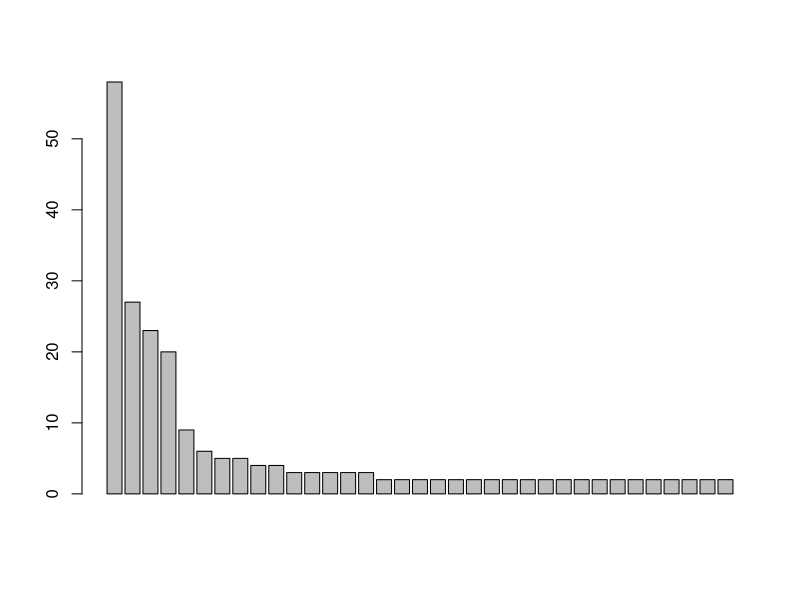
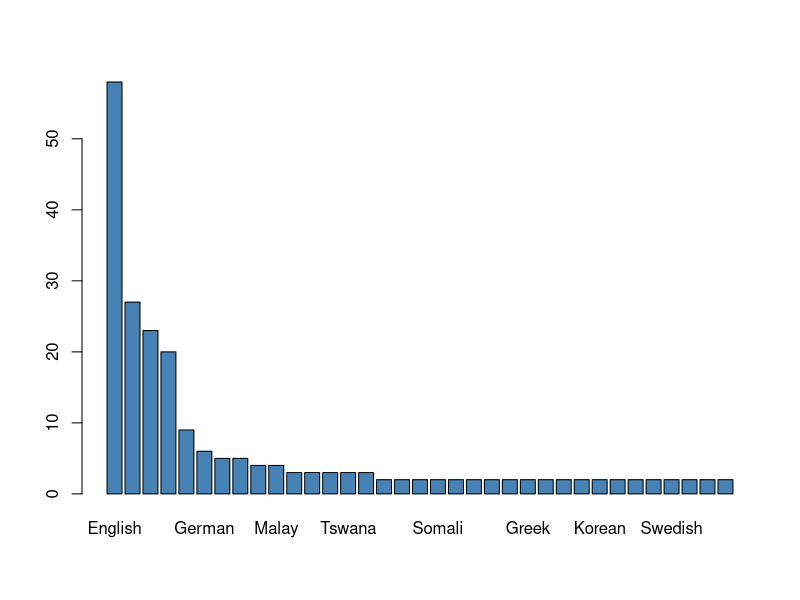
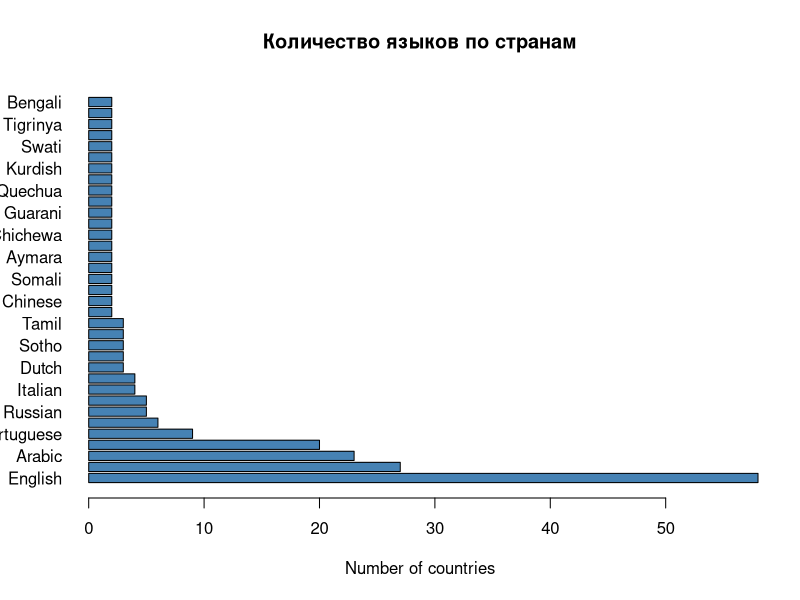
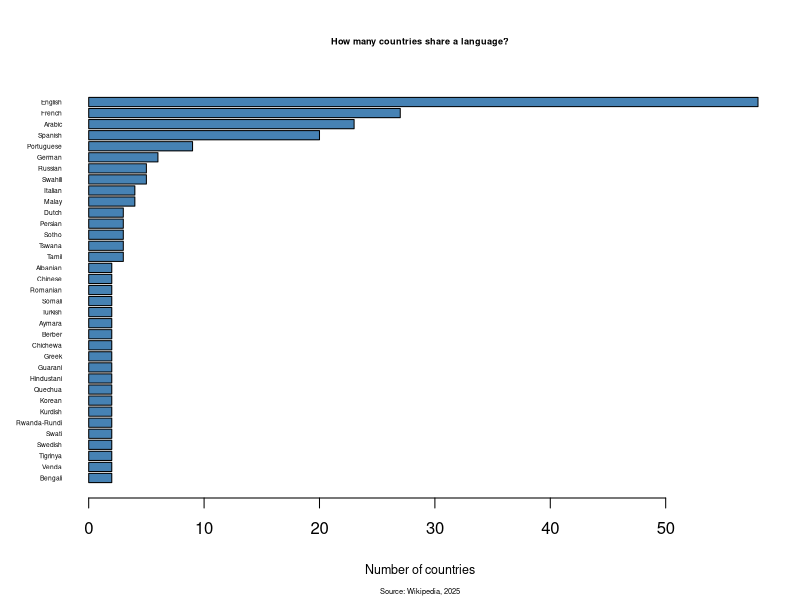
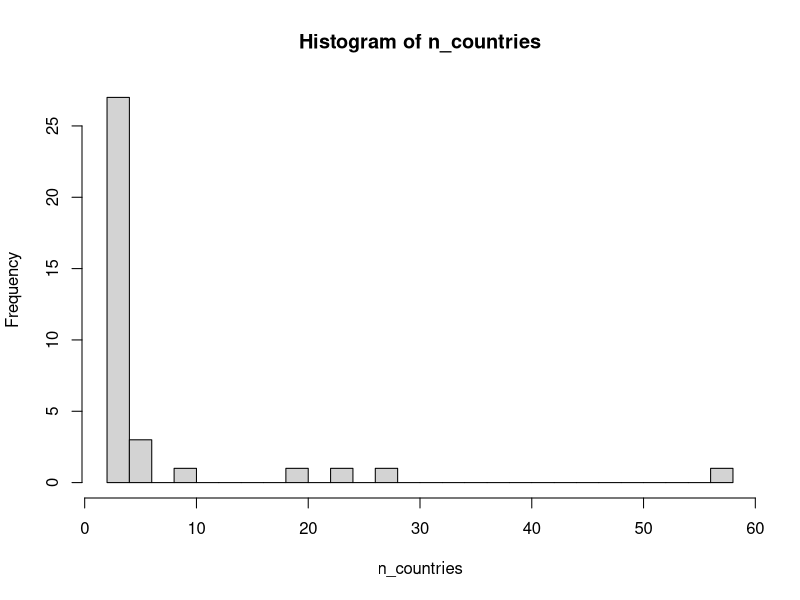
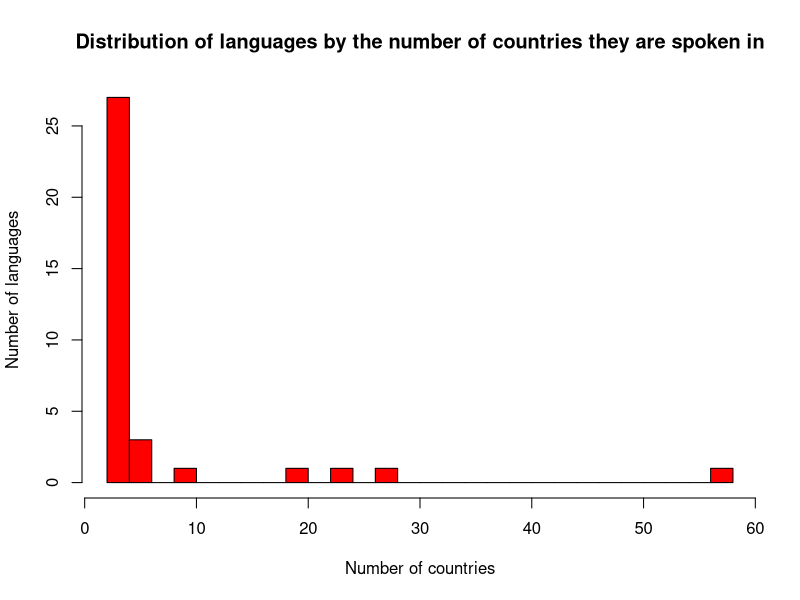

The R source for these figures, in order:
## ---- chunk 1
# посчитать разность 21 и 10:
21-10
# присвоить значение переменной result1:
result1 <- 21-10
# вывести значение переменной:
result1

# узнать тип переменной:
class(result1)
sqrt(2)^2 == 2
## ---- chunk 2
result2 <- "Hello"
class(result2)
result3 <- "world"
result4 <- paste(result2, result3, sep = ", ")
result4
?paste
paste0(result2, result3)
## ---- chunk 3
# присвоить значение вектора чисел от 1 до 10:
result5 <- c(1:10)
result5
class(result5)
## ---- chunk 4
# извлечь элементы с 4-го по 7-ой (получим тоже вектор)
result5[4:7]
mean(result5) - mean(result5[1:3])
rm(result5)
#result5
## ---- chunk 5
# извлечь элементы вектора по условию: 
newvector <- c(3, 55, 24, 1, 56, 2, 45)
newvector[newvector > 5 & newvector < 50]
## ---- chunk 6
newvector2 <- c(1:14)
newvector == newvector2
## ---- chunk 7
length(newvector)
length(newvector2)
## ---- chunk 8
n_countries <- c(58, 27, 23, 20, 9, 6, 5, 5, 4, 4, 3, 3, 3, 3, 3, 2, 2, 2, 2, 2, 2, 2, 2, 2, 2, 2, 2, 2, 2, 2, 2, 2, 2, 2, 2)
## ---- chunk 9
barplot(n_countries)
## ---- chunk 10
languagelist <- c("English", "French", "Arabic", "Spanish", "Portuguese", "German", "Russian", "Swahili", "Italian", "Malay", "Dutch", "Persian", "Sotho", "Tswana", "Tamil", "Albanian", "Chinese", "Romanian", "Somali", "Turkish", "Aymara", "Berber", "Chichewa", "Greek", "Guarani", "Hindustani", "Quechua", "Korean", "Kurdish", "Rwanda-Rundi", "Swati", "Swedish", "Tigrinya", "Venda", "Bengali")
## ---- chunk 11
barplot(n_countries, 
        col="steelblue", 
        names.arg=languagelist)
## ---- chunk 12
barplot(n_countries,
        col="steelblue",
        names.arg=languagelist,
        horiz=T, 
        las=1,
        xlab="Number of countries",
        main="Количество языков по странам")
## ---- chunk 13
barplot(rev(n_countries), 
        col="steelblue", 
        names.arg=rev(languagelist),
        horiz=T, las=1,
        cex.main = 0.55, cex.sub = 0.45, cex.lab = 0.75, cex.names = 0.4,
        xlab="Number of countries",
        main="How many countries share a language?",
        sub = "Source: Wikipedia, 2025")
## ---- chunk 14
hist(n_countries,
     breaks = 30)
## ---- chunk 15
hist(n_countries,
     col="red",
     breaks = 30,
     main="Distribution of languages by the number of countries they are spoken in",
     xlab="Number of countries",
     ylab="Number of languages"
     )
## ---- chunk 16
head(cars)
str(cars)
dim(cars)
cars[1:3,]
cars$speed[5:46]
cars[cars$speed >= 4,][cars$dist <= 20,]
